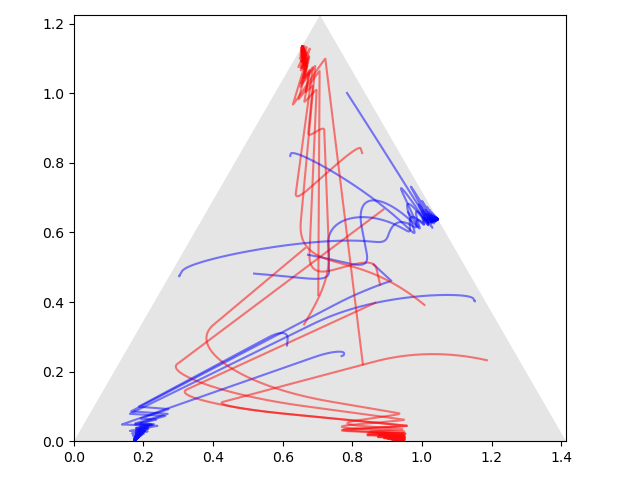

Write the Python code that produced this figure.
import argparse
import numpy as np
import utils
import importlib
from FPI_2P import FPI_2P_Stgy

parser = argparse.ArgumentParser(description='tunnel on 3x3 game')
parser.add_argument(
    'settings', metavar='SETTING_PY_FILE_BASENAME', type=str, nargs=1,
    help='game setting .py file in `games` subdir: initial strategies, payoff matrices...')
args = parser.parse_args()
setting_file = args.settings[0]
settings = importlib.import_module('games.' + setting_file)

rows, cols = settings.payoff_matrix_row.shape

# algorithm settings
rate = 10 ** -5
iters = 2 * 10 ** 5


import matplotlib.pyplot as plt
for _ in range(10):
    str_row_init = utils.randomize_mixed_strategy(rows)
    str_col_init = utils.randomize_mixed_strategy(cols)
    fpi = FPI_2P_Stgy([str_row_init, str_col_init], [settings.payoff_matrix_row, settings.payoff_matrix_col])
    fpi.converge(rate, iters)
    eqpt = fpi.eqpt()
    FPI_2P_Stgy.display_eqpt(eqpt)
    row_x_a, row_y_a = utils.barycentric_to_cartesian(np.array(fpi.get_stats()['str_row_l']))
    col_x_a, col_y_a = utils.barycentric_to_cartesian(np.array(fpi.get_stats()['str_col_l']))
    plt.plot(row_x_a, row_y_a, color='red', alpha=.5)
    plt.plot(col_x_a, col_y_a, color='blue', alpha=.5)

import matplotlib.patches as mpatches
ax = plt.gca()
triangle = mpatches.Polygon(np.array([[0, 0], [np.sqrt(2) / 2, np.sqrt(6) / 2], [np.sqrt(2), 0]]), fc="gray", alpha=.2)
ax.add_artist(triangle)
plt.axis('scaled')
plt.xlim(0, np.sqrt(2))
plt.ylim(0, np.sqrt(6) / 2)
plt.tight_layout()
plt.savefig('tunnel_3x3.png')
plt.show()
